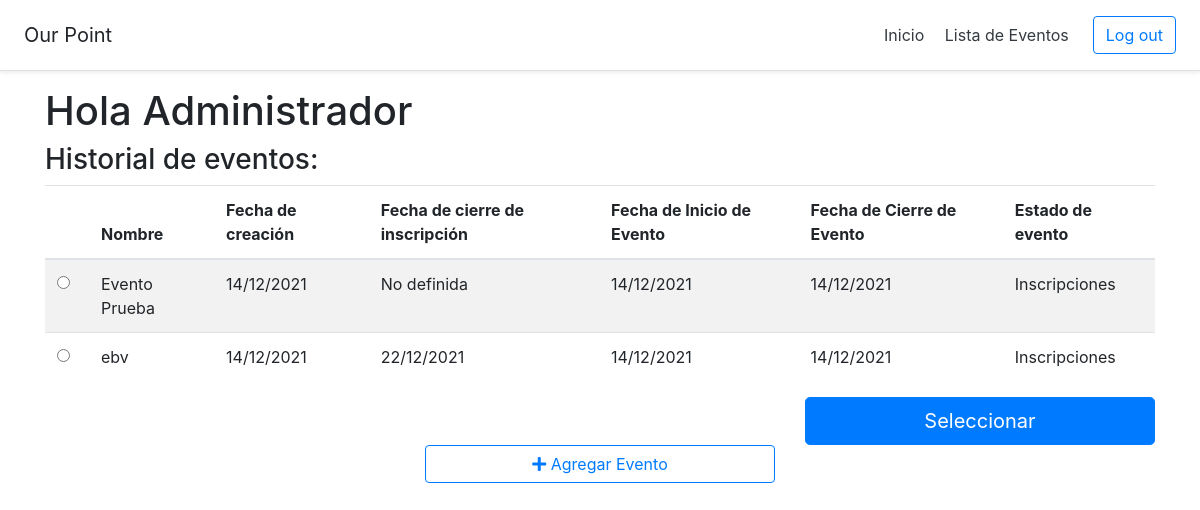
Page /listaEventos (signed in) on the committed database.
### models.py (models this page shows)
class Usuario(db.Model):
    id = db.Column(db.Integer, primary_key=True)
    tipoUsuario = db.Column(db.String(10), nullable=False)
    tipodoc = db.Column(db.String(10), nullable=True)
    doc = db.Column(db.String(10), nullable=True)
    username = db.Column(db.String(30), unique=True, nullable=False)
    password = db.Column(db.String(30), nullable=False)
    nombre = db.Column(db.String(30), nullable=False)
    email = db.Column(db.String(100), unique=True, nullable=False)
    profesion = db.Column(db.String(30), nullable=True)
    usuarios_eventos = db.relationship('Usuario_Evento', backref='usuario', lazy=True)
    asistencias = db.relationship('Asistencia', backref='usuario', lazy=True)

class Evento(db.Model):
    id = db.Column(db.Integer, primary_key=True)
    nombre = db.Column(db.String(100), nullable=False)
    tipo = db.Column(db.String(100), nullable=False)
    descripcion = db.Column(db.String(130), nullable=False)
    lugar = db.Column(db.String(100), nullable=False)
    estado = db.Column(db.String(20), default="Borrador")
    fechaCreacion = db.Column(db.Date, default=datetime.utcnow)
    fechaPreInscripcion = db.Column(db.Date)
    fechaAprtrInscripcion = db.Column(db.Date)
    fechaLmtDscnto = db.Column(db.Date)
    fechaCierreInscripcion = db.Column(db.Date)
    fechaInicio = db.Column(db.Date)
    fechaFin = db.Column(db.Date)
    cntInscritos = db.Column(db.Integer, default=0)
    cntPreInscritos = db.Column(db.Integer, default=0)
    prcntjDscnto = db.Column(db.Float, default=0)
    plantilla = db.Column(db.Boolean, default=False)
    actividades = db.relationship('Actividad', backref='evento', lazy=True)
    usuarios_eventos = db.relationship('Usuario_Evento', backref='evento', lazy=True)
    movimientos = db.relationship('Movimiento', backref='evento', lazy=True)
    categorias = db.relationship('Categoria', backref='evento', lazy=True)
    paquetes = db.relationship('Paquete', backref='evento', lazy=True)

### app.py (the view)
@app.route('/listaEventos', methods=['POST','GET'])
def listaEventos():
    usuario_evento = Usuario_Evento.query.filter_by(idUsuario = session['idUsuario'])
    usuario = Usuario.query.get_or_404(session['idUsuario'])
    listaIdEventos = []
    for usr_evt in usuario_evento:
        listaIdEventos.append(usr_evt.idEvento)
    datos = []
    plantilla = []
    for idEvt in listaIdEventos:
        evento = Evento.query.get_or_404(idEvt)
        datos.append({
            "id":evento.id,
            "nombre":evento.nombre,
            'fechaCreacion':crearFecha(evento.fechaCreacion,"%d/%m/%Y"),
            'fechaCierreInscripcion':crearFecha(evento.fechaCierreInscripcion,"%d/%m/%Y"),
            'fechaInicioEvento':crearFecha(evento.fechaInicio,"%d/%m/%Y"),
            'fechaCierreEvento':crearFecha(evento.fechaFin,"%d/%m/%Y"),
            'estadoEvento':evento.estado,
            'tipoEvento':evento.tipo,
        })
        if evento.plantilla == True:
            plantilla.append(datos[-1])
    session.pop('idEvento', None)
    lens = {
        "general":len(datos),
        "plantilla":len(plantilla),
    }
    return render_template('SCV-B01VisualizarListaEventosAdmin.html', nombreUsuario=usuario.nombre,general=datos,len = lens,plantilla=plantilla,tipoUsuario="Admin",nombreEvento="Our Point",notShow=True)

### app.py (called while the page is built)
@app.context_processor
def utility_processor():
    return dict()

def crearFecha(date, format):
    str = 'No definida'
    if date != None:
        str = date.strftime(format)
    return str

### templates/SCV-B01VisualizarListaEventosAdmin.html (shortened to what this page needs)
{% extends "Layout.html" %}
{% block body %}
        <h1>Hola {{ nombreUsuario }}</h1>
        <h3>Historial de eventos:</h3>
        <form action="{{url_for('seleccionarevento')}}" method="post">
            <div id="historialEventos">
                <table class="table table-striped">
                    <thead>
                        <tr>
                            <th scope="col"></th>
                            <th scope="col">Nombre</th>
                            <th scope="col">Fecha de creación </th>
                            <th scope="col">Fecha de cierre de inscripción</th>
                            <th scope="col">Fecha de Inicio de Evento</th>
                            <th scope="col">Fecha de Cierre de Evento</th>
                            <th scope="col">Estado de evento</th>
                        </tr>
                    </thead>
                    <tbody>
                        {% for i in range(len.general) %}
                        <tr>
                            <th scope="row">
                                <div class="form-check">
                                    <input class="form-check-input" type="radio" name="selection" value="{{general[i].id}}" >
                                </div>
                            </th>
                            <td >{{general[i].nombre}}</td>
                            <td >{{general[i].fechaCreacion}}</td>
                            <td>{{general[i].fechaCierreInscripcion}}</td>
                            <td>{{general[i].fechaInicioEvento}}</td>
                            <td>{{general[i].fechaCierreEvento}}</td>
                            <td>{{general[i].estadoEvento}}</td>
                        </tr>
                        {% endfor %}
                    </tbody>
                </table>
            </div>
            <div class="row">
                <div class="col-8"></div>
                <div class="col-4">
                    <button id="seleccionarEvento" class="btn btn-primary btn-lg btn-block" type="submit"> Seleccionar</button>
                </div>
            </div>
        </form>
        <div class="row">
            <div class="col-4"></div>
            <div class="col-4">
                <button id="agregarEvento" class="btn btn-outline-primary btn-block" type="button" >
                    <i class="fas fa-plus"></i> Agregar Evento
                </button>
            </div>
            <div class="col-4"></div>
        </div>
{% endblock %}

### static/css/solid.css (style rules this page uses)
.fa, .fas { font-family: 'Font Awesome 5 Free'; font-weight: 900; }

### rows in the picture
Usuario: nombre "Administrador"
Evento: nombre "Evento Prueba", estado "Inscripciones"
Evento: nombre "ebv", general "14/12/2021", fechaCierreInscripcion "22/12/2021", estado "Inscripciones"

### other values in the picture
{{ nombreEvento }} "Our Point"
{{ general[i].fechaCreacion }} "14/12/2021"
{{ general[i].fechaCierreInscripcion }} "No definida"
{{ general[i].fechaInicioEvento }} "14/12/2021"
{{ general[i].fechaCierreEvento }} "14/12/2021"
